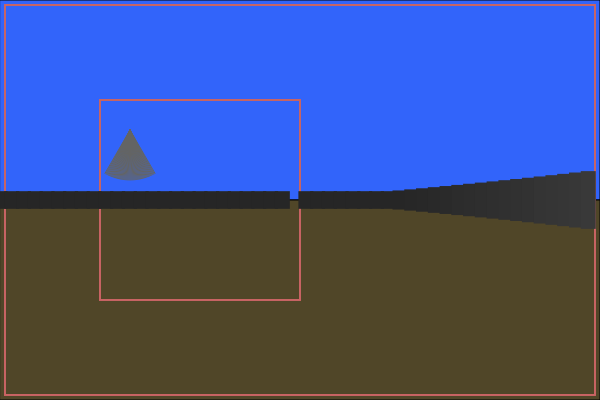
Frame 1 (no input)
Frame 60 (no input): identical to frame 1, image omitted
Frame 120 (the mouse pressed at the canvas centre since frame 60): identical to frame 1, image omitted

The p5.js sketch that drew this single still picture (run headless with seeded random() and noise() and a simulated clock; from frame 60 on, the mouse is pressed at the canvas centre):

// p5.js sketch
// ── sketch.js
let rays = [];
let lines = [];
let intersectPoints = [];
let player;

let TURN_SPEED = Math.PI/64;
let WALK_SPEED = 1;

function setup() {
	createCanvas(600, 400);

	let startAngle = 0;
	player = new Player(width * 1/ 3 - 70, height / 2 - 70, startAngle);

	let fov = PI/3;
	for (let angle = -fov/2; angle <= fov/2; angle += fov / 50) {
		ray = new Ray(player, startAngle + angle);
		rays.push(ray);
	}

	drawBorders();
}

function draw() {
	background(220);
	push();
	fill(50,100,250);
	rect(0,0, width, height/2);
	fill(80,70,40);
	rect(0,height/2, width, height/2);
	pop();

	intersectPoints = [];

	player.update();

	rays.forEach(ray => {
		ray.update();
		
		ray.draw();
		let rayInters = [];

		lines.forEach(ln => {
			ln.draw();
			let intersectPos = ray.doesIntersects(ln);
			if (intersectPos != false) {

				let myDist = function(rx, ry, ix, iy){
					let cs = cos(player.dir.angleBetween(ray.dir));
					return dist(rx,ry,ix,iy) * cs;
				}

				rayInters.push(myDist(ray.startPoint.x, ray.startPoint.y, intersectPos.x, intersectPos.y));
				//line(ray.startPoint.x, ray.startPoint.y, intersectPos.x, intersectPos.y);
			}
		});

		intersectPoints.push(min(rayInters));
	});

	// draw columns
	for (let i = 0; i < intersectPoints.length; i++) {

		let dist = 1/intersectPoints[i];
		dist *= 1500;

		let wallHeight = constrain(dist, 1, height/2-1);
		push();
		strokeCap(SQUARE);
		strokeWeight(15);
		
		stroke(map(wallHeight, 1, height/2-1, 30, 220));
		
		if (wallHeight < height/2){
			line((width / intersectPoints.length) * i, height/2 -wallHeight, (width / intersectPoints.length) * i, height/2 + wallHeight);
		
		}
		pop();
	}
}

class Player {
	constructor(x, y, angle) {
		this.pos = createVector(x, y);
		this.dir = createVector(0, 1);
		this.dir.rotate(angle);
	}

	update() {
		let nextPos = this.dir;
		nextPos.setMag(WALK_SPEED);

		if (keyIsDown(UP_ARROW)) {
			this.pos.add(nextPos);
		}

		if (keyIsDown(DOWN_ARROW)) {
			this.pos.sub(nextPos);
		}

		if (keyIsDown(LEFT_ARROW)) {
			this.dir.rotate(-TURN_SPEED);
		}

		if (keyIsDown(RIGHT_ARROW)) {
			this.dir.rotate(TURN_SPEED);
		}
	}
}

function vecMult(v1, v2) {
	return v1.x * v2.y - v1.y * v2.x;
}

class Ray {
	constructor(player, rot) {
		this.startPoint = createVector(player.pos.x, player.pos.y);
		this.dir = createVector(0, 1);
		this.dir.rotate(rot);

		this.endPoint = p5.Vector.add(this.startPoint, p5.Vector.mult(this.dir, 50));
	}

	update() {
		this.startPoint = createVector(player.pos.x, player.pos.y);

		if (keyIsDown(LEFT_ARROW)) {
			this.dir.rotate(-TURN_SPEED);
		}

		if (keyIsDown(RIGHT_ARROW)) {
			this.dir.rotate(TURN_SPEED);
		}
		this.endPoint = p5.Vector.add(this.startPoint, p5.Vector.mult(this.dir, 50));
	}

	doesIntersects(line) {
		let ray = this;

		let k = (line.startPoint.y - line.endPoint.y) / (line.startPoint.x - line.endPoint.x);
		let m = line.startPoint.y - line.startPoint.x * k;

		let t = (k * ray.startPoint.x - ray.startPoint.y + m) / (ray.endPoint.y - ray.startPoint.y + k * (ray.startPoint.x - ray.endPoint.x));

		let x = (1 - t) * ray.startPoint.x + t * ray.endPoint.x;

		let y;
		if (!isFinite(k)) {
			x = line.startPoint.x;
			t = (x - ray.startPoint.x) / (ray.endPoint.x - ray.startPoint.x);
			y = (1 - t) * ray.startPoint.y + t * ray.endPoint.y;
		} else {
			y = k * x + m;
		}

		let rayToStartLine = createVector(line.startPoint.x - ray.startPoint.x, line.startPoint.y - ray.startPoint.y);
		let rayToEndLine = createVector(line.endPoint.x - ray.startPoint.x, line.endPoint.y - ray.startPoint.y);
		let rayToIntersectPoint = createVector(x - ray.startPoint.x, y - ray.startPoint.y);
		if (vecMult(rayToIntersectPoint, rayToStartLine) * vecMult(rayToIntersectPoint, rayToEndLine) > 0) return false;

		if (t > 0) {
			//circle(x, y, 10);
			return { x: x, y: y };
		}

		return false;
	}

	draw() {
		push();
		stroke(100,100,100);

		line(this.startPoint.x, this.startPoint.y, this.endPoint.x, this.endPoint.y);
		//ellipse(this.endPoint.x, this.endPoint.y, 2);
		pop();
	}
}

class Line {
	constructor(x1, y1, x2, y2) {
		this.startPoint = createVector(x1, y1);
		this.endPoint = createVector(x2, y2);
	}

	draw() {
		push();
		stroke(200,100,100);
		line(this.startPoint.x, this.startPoint.y, this.endPoint.x, this.endPoint.y);
		pop();
	}
}

function drawBorders() {
	let o = 5; // offstep

	let left = new Line(o, o, o, height - o);
	let right = new Line(width - o, o, width - o, height - o);
	let top = new Line(o, o, width - o, o);
	let bottom = new Line(o, height - o, width - o, height - o);

	lines.push(left, right, top, bottom);
	lines.push(new Line(100, 100, 100, height - 100), new Line(300, 100, 300, 300), new Line(100, 100, 300, 100), new Line(100, height - 100, 300, height - 100));
}

function mousePressed() {
	if (mouseButton == LEFT) {
	}
}

function mouseDragged() {
	if (mouseButton == LEFT) {
	}
}
